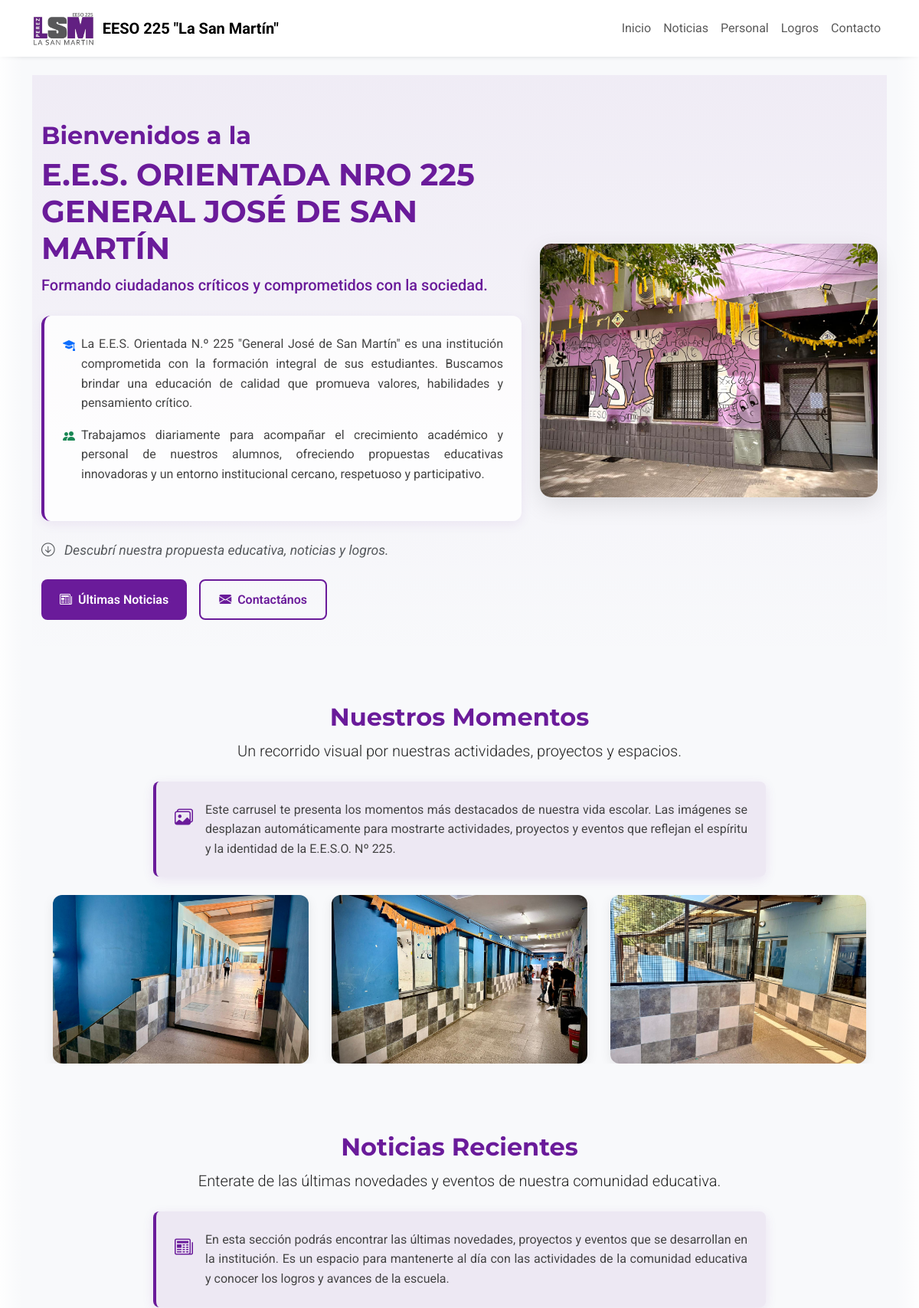
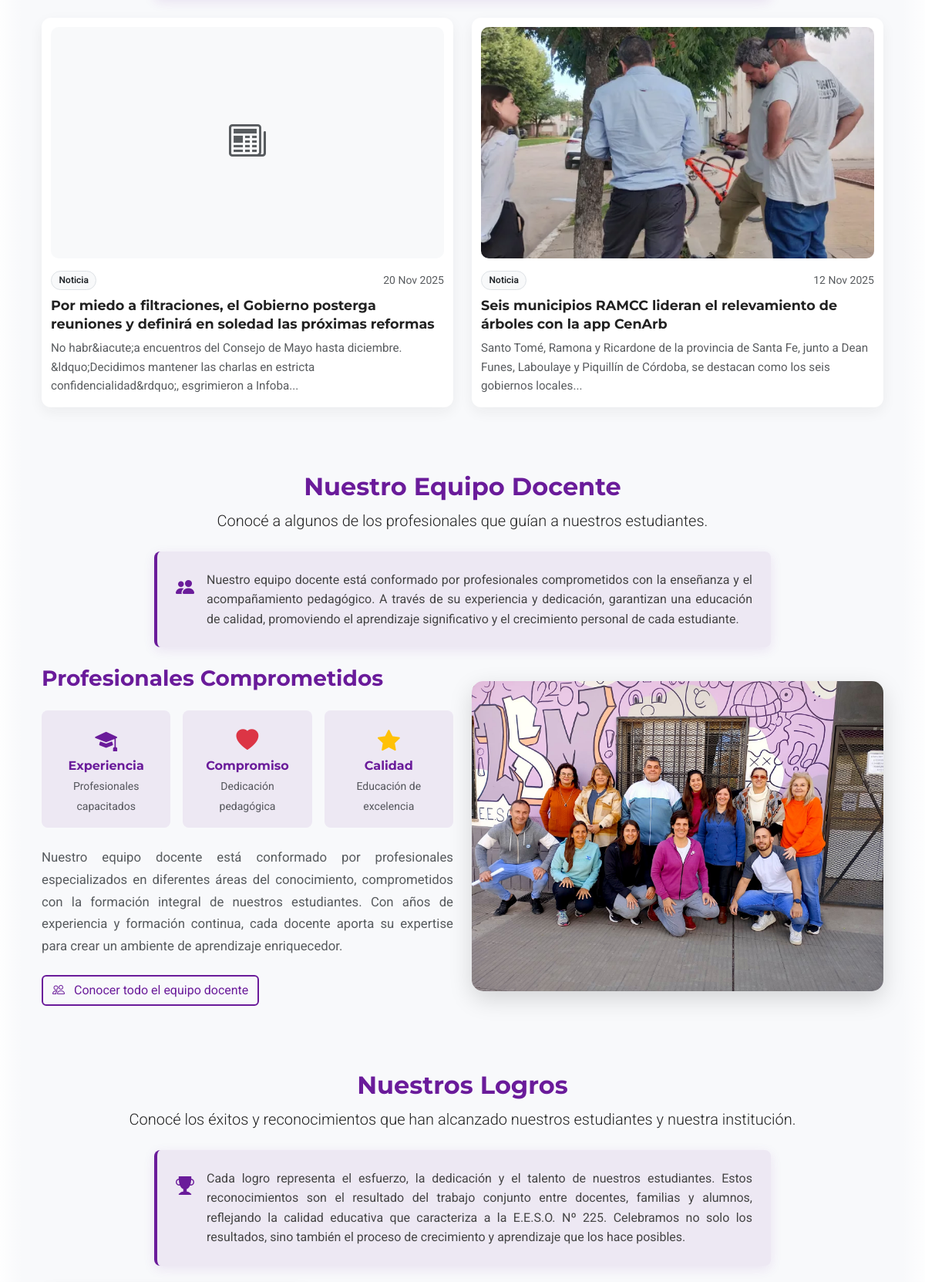
The page / (upper part) on the database its author committed (2 pictures, top to bottom).
### tables this page shows
CREATE TABLE `posts` (
  `id` int(11) NOT NULL,
  `titulo` varchar(255) NOT NULL,
  `contenido` text DEFAULT NULL,
  `imagen` varchar(255) DEFAULT NULL,
  `categoria` enum('noticia','evento','curso') NOT NULL,
  `visible` tinyint(1) DEFAULT 1,
  `orden` int(11) DEFAULT 0,
  `fecha_publicacion` date DEFAULT NULL,
  `created_at` timestamp NOT NULL DEFAULT current_timestamp(),
  `visitas` int(11) DEFAULT 0
);

### index.php (called while the page is built, shortened)
<?php
require_once __DIR__ . '/config/config.php';
require_once __DIR__ . '/config/database.php';
require_once __DIR__ . '/header.php';
include __DIR__ . '/includes/sections/hero.php';
include __DIR__ . '/includes/sections/galeria.php';
include __DIR__ . '/includes/sections/noticias.php';
include __DIR__ . '/includes/sections/personal.php';
include __DIR__ . '/includes/sections/logros.php';

### config/database.php (called while the page is built, shortened)
<?php
function truncarTexto($texto, $longitud = 100, $sufijo = '...') {
    return substr($texto, 0, $longitud) . $sufijo;
}

### includes/sections/logros.php (the view, shortened to what this page needs)
<?php
$logros_destacados = [];
if (function_exists('get_mysqli')) {
    $mysqli = get_mysqli();
    if ($mysqli) {
        $stmt = $mysqli->prepare("SELECT * FROM logros_estudiantiles WHERE visible = 1 ORDER BY fecha_creacion DESC LIMIT 6");
        if ($stmt) {
            $stmt->execute();
            $logros_destacados = $stmt->get_result()->fetch_all(MYSQLI_ASSOC);
        }
    }
}
?>
<section id="logros" class="section-bg">
    <div class="container" data-aos="fade-up">
        <div class="section-header text-center">
            <h2>Nuestros Logros</h2>
            <p class="lead mb-4">Conocé los éxitos y reconocimientos que han alcanzado nuestros estudiantes y nuestra institución.</p>
            <div class="logros-description">
                <div class="description-content mx-auto" style="max-width: 800px;">
                    <div class="info-box p-4 rounded-3 mb-4" style="background: rgba(106, 27, 154, 0.08); border-left: 4px solid var(--color-violeta);">
                        <div class="d-flex align-items-start">
                            <i class="bi bi-trophy-fill text-primary me-3 mt-1" style="font-size: 1.5rem; color: var(--color-violeta) !important;"></i>
                            <div>
                                <p class="mb-0" style="text-align: justify; line-height: 1.6; color: #444;">
                                    Cada logro representa el esfuerzo, la dedicación y el talento de nuestros estudiantes. Estos reconocimientos son el resultado del trabajo conjunto entre docentes, familias y alumnos, reflejando la calidad educativa que caracteriza a la E.E.S.O. Nº 225. Celebramos no solo los resultados, sino también el proceso de crecimiento y aprendizaje que los hace posibles.
                                </p>
                            </div>
                        </div>
                    </div>
                </div>
            </div>
        </div>
        <?php if (!empty($logros_destacados)): ?>
        <div class="row gy-4">
        </div>
        <?php endif; ?>
    </div>
</section>

### includes/sections/noticias.php (shortened to what this page needs)
<?php
$noticias_recientes = [];
if (function_exists('get_mysqli')) {
    $mysqli = get_mysqli();
    if ($mysqli) {
        $stmt = $mysqli->prepare("SELECT * FROM posts WHERE visible = 1 AND categoria = 'noticia' ORDER BY fecha_publicacion DESC LIMIT 3");
        if ($stmt) {
            $stmt->execute();
            $noticias_recientes = $stmt->get_result()->fetch_all(MYSQLI_ASSOC);
        }
    }
}
$colClass = 'col-xl-4 col-md-6';
$count = is_array($noticias_recientes) ? count($noticias_recientes) : 0;
if ($count === 1) {
    $colClass = 'col-lg-8 col-xl-7 mx-auto';
} elseif ($count === 2) {
    $colClass = 'col-md-6 col-lg-6';
}
$cardSizeClass = ($count === 1) ? ' news-card-lg' : '';
?>
<section id="recent-posts" class="recent-posts sections-bg">
    <div class="container" data-aos="fade-up">
        <div class="section-header text-center">
            <h2>Noticias Recientes</h2>
            <p class="lead mb-4">Enterate de las últimas novedades y eventos de nuestra comunidad educativa.</p>
            <div class="noticias-description">
                <div class="description-content mx-auto" style="max-width: 800px;">
                    <div class="info-box p-4 rounded-3 mb-4" style="background: rgba(106, 27, 154, 0.08); border-left: 4px solid var(--color-violeta);">
                        <div class="d-flex align-items-start">
                            <i class="bi bi-newspaper text-primary me-3 mt-1" style="font-size: 1.5rem; color: var(--color-violeta) !important;"></i>
                            <div>
                                <p class="mb-0" style="text-align: justify; line-height: 1.6; color: #444;">
                                    En esta sección podrás encontrar las últimas novedades, proyectos y eventos que se desarrollan en la institución. Es un espacio para mantenerte al día con las actividades de la comunidad educativa y conocer los logros y avances de la escuela.
                                </p>
                            </div>
                        </div>
                    </div>
                </div>
            </div>
        </div>
        <?php if (!empty($noticias_recientes)): ?>
        <div class="row gy-4">
            <?php foreach ($noticias_recientes as $noticia): ?>
            <div class="<?= $colClass ?>">
                <article class="news-card h-100<?= $cardSizeClass ?>">
                    <div class="post-img">
                        <?php if (!empty($noticia['imagen'])): ?>
                            <img src="<?= htmlspecialchars($noticia['imagen']) ?>"
                                 alt="Imagen de la noticia: <?= htmlspecialchars($noticia['titulo']) ?>"
                                 class="img-fluid news-thumb">
                        <?php else: ?>
                            <div class="placeholder-img d-flex align-items-center justify-content-center bg-light news-thumb">
                                <i class="bi bi-newspaper text-muted" style="font-size: 3rem;"></i>
                            </div>
                        <?php endif; ?>
                    </div>
                    <div class="d-flex align-items-center justify-content-between mt-3">
                        <span class="badge bg-light text-dark border fw-semibold">Noticia</span>
                        <time class="text-muted small" datetime="<?= htmlspecialchars($noticia['fecha_publicacion']) ?>">
                            <?= date('d M Y', strtotime($noticia['fecha_publicacion'])) ?>
                        </time>
                    </div>
                    <h3 class="news-title mt-2">
                        <a href="noticia.php?id=<?= $noticia['id'] ?>" class="stretched-link"><?= htmlspecialchars($noticia['titulo']) ?></a>
                    </h3>
                    <?php
                        $resumen = isset($noticia['contenido']) ? strip_tags($noticia['contenido']) : '';
                        if (function_exists('truncarTexto')) {
                            $resumen = truncarTexto($resumen, 160);
                        } else {
                            $resumen = mb_substr($resumen, 0, 160) . (mb_strlen($resumen) > 160 ? '…' : '');
                        }
                    ?>
                    <p class="news-excerpt text-muted mb-0"><?= htmlspecialchars($resumen) ?></p>
                </article>
            </div>
            <?php endforeach; ?>
        </div>
        <?php endif; ?>
    </div>
</section>

### assets/css/admin-styles.css (style rules this page uses)
:root { --color-violeta: #6A1B9A; --color-gris: #616161; --color-blanco: #FFFFFF; --color-violeta-claro: #8E24AA; --color-gris-claro: #9E9E9E; --color-gris-muy-claro: #F5F5F5; --color-success: #28a745; --color-warning: #ffc107; --color-danger: #dc3545; --color-info: #17a2b8; }
body { font-family: 'Roboto', sans-serif; background-color: var(--color-gris-muy-claro); color: #333; line-height: 1.6; }
h1, h2, h3, h4, h5, h6 { font-family: 'Montserrat', sans-serif; font-weight: 700; color: var(--color-violeta); }
.badge { font-weight: 600; padding: 8px 12px; border-radius: 20px; }

### assets/css/style.css (style rules this page uses)
:root { --color-violeta: #6A1B9A; --color-gris: #616161; --color-blanco: #ffffff; --accent: #8E24AA; }
body { font-family: 'Roboto', sans-serif; background: #f8f9fb; color: #222; }
main section { padding-top: clamp(2rem, 3.5vw, 3.5rem); padding-bottom: clamp(2rem, 3.5vw, 3.5rem); }
.section-header { margin-bottom: 1.25rem; }
#recent-posts .news-card { background: #fff; border-radius: 12px; padding: 12px 12px 16px; box-shadow: 0 6px 18px rgba(33, 37, 41, 0.06); position: relative; transition: transform .2s ease, box-shadow .2s ease; }
#recent-posts .news-thumb { width: 100%; height: 300px; object-fit: cover; object-position: center; border-radius: 10px; background: #f4f5f7; }
#recent-posts .news-title { font-family: 'Montserrat', sans-serif; font-weight: 700; font-size: 1.1rem; line-height: 1.35; margin: 6px 0 8px; }
#recent-posts .news-title a { color: #222; text-decoration: none; }
#recent-posts .badge { border-radius: 20px; padding: .35rem .6rem; }
#recent-posts .news-excerpt { font-size: .95rem; }
.galeria-description .info-box, .noticias-description .info-box, .personal-description .info-box, .logros-description .info-box, .contacto-description .info-box { box-shadow: 0 4px 15px rgba(106, 27, 154, 0.1); transition: transform 0.3s ease; }

### rows shown on the page
posts: fecha_publicacion "20 Nov 2025", titulo "Por miedo a filtraciones, el Gobierno posterga reuniones y definirá en soledad las próximas reformas", contenido "No habr&iacute;a encuentros del Consejo de Mayo hasta diciembre. &ldquo;Decidimos mantener las charlas en estricta confidencialidad&rdquo;, esgrimieron a Infoba..."
posts: imagen (picture), fecha_publicacion "12 Nov 2025", titulo "Seis municipios RAMCC lideran el relevamiento de árboles con la app CenArb", contenido "Santo Tomé, Ramona y Ricardone de la provincia de Santa Fe, junto a Dean Funes, Laboulaye y Piquillín de Córdoba, se destacan como los seis gobiernos locales..."

### other values the page prints
ESCUELA_NOMBRE_CORTO "EESO 225 \"La San Martín\""
ESCUELA_NOMBRE "E.E.S. ORIENTADA NRO 225 GENERAL JOSÉ DE SAN MARTÍN"
